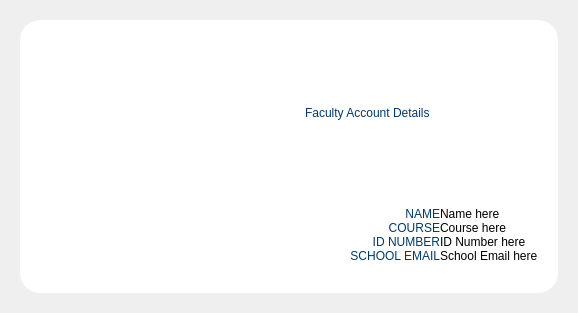
         <widget class="QWidget" name="account_page">
          <layout class="QHBoxLayout" name="horizontalLayout_31">
           <property name="leftMargin">
            <number>20</number>
           </property>
           <property name="topMargin">
            <number>20</number>
           </property>
           <property name="rightMargin">
            <number>20</number>
           </property>
           <property name="bottomMargin">
            <number>20</number>
           </property>
           <item>
            <widget class="QFrame" name="frame_76">
             <property name="styleSheet">
              <string notr="true">background-color: rgb(255, 255, 255);
border-radius: 20px;</string>
             </property>
             <property name="frameShape">
              <enum>QFrame::StyledPanel</enum>
             </property>
             <property name="frameShadow">
              <enum>QFrame::Raised</enum>
             </property>
             <layout class="QVBoxLayout" name="verticalLayout_13">
              <property name="spacing">
               <number>10</number>
              </property>
              <property name="leftMargin">
               <number>20</number>
              </property>
              <property name="rightMargin">
               <number>20</number>
              </property>
              <property name="bottomMargin">
               <number>30</number>
              </property>
              <item>
               <widget class="QFrame" name="frame_77">
                <property name="maximumSize">
                 <size>
                  <width>16777215</width>
                  <height>175</height>
                 </size>
                </property>
                <property name="frameShape">
                 <enum>QFrame::NoFrame</enum>
                </property>
                <property name="frameShadow">
                 <enum>QFrame::Plain</enum>
                </property>
                <layout class="QHBoxLayout" name="horizontalLayout_32">
                 <item>
                  <widget class="QFrame" name="frame_79">
                   <property name="frameShape">
                    <enum>QFrame::NoFrame</enum>
                   </property>
                   <property name="frameShadow">
                    <enum>QFrame::Plain</enum>
                   </property>
                  </widget>
                 </item>
                 <item>
                  <widget class="QLabel" name="label_11">
                   <property name="minimumSize">
                    <size>
                     <width>150</width>
                     <height>150</height>
                    </size>
                   </property>
                   <property name="maximumSize">
                    <size>
                     <width>150</width>
                     <height>150</height>
                    </size>
                   </property>
                   <property name="text">
                    <string/>
                   </property>
                   <property name="pixmap">
                    <pixmap>icons/PicsArt_04-13-11.17.06.png</pixmap>
                   </property>
                   <property name="scaledContents">
                    <bool>true</bool>
                   </property>
                  </widget>
                 </item>
                 <item>
                  <widget class="QFrame" name="frame_78">
                   <property name="frameShape">
                    <enum>QFrame::StyledPanel</enum>
                   </property>
                   <property name="frameShadow">
                    <enum>QFrame::Raised</enum>
                   </property>
                   <layout class="QVBoxLayout" name="verticalLayout_14">
                    <item>
                     <widget class="QLabel" name="label_13">
                      <property name="styleSheet">
                       <string notr="true">color: rgb(0, 58, 108);
font: 45pt &quot;Segoe UI&quot;;</string>
                      </property>
                      <property name="text">
                       <string>Faculty Account Details</string>
                      </property>
                     </widget>
                    </item>
                   </layout>
                  </widget>
                 </item>
                 <item>
                  <widget class="QFrame" name="frame_81">
                   <property name="frameShape">
                    <enum>QFrame::NoFrame</enum>
                   </property>
                   <property name="frameShadow">
                    <enum>QFrame::Plain</enum>
                   </property>
                  </widget>
                 </item>
                </layout>
               </widget>
              </item>
              <item>
               <widget class="QFrame" name="frame_80">
                <property name="styleSheet">
                 <string notr="true"/>
                </property>
                <property name="frameShape">
                 <enum>QFrame::NoFrame</enum>
                </property>
                <property name="frameShadow">
                 <enum>QFrame::Plain</enum>
                </property>
                <layout class="QHBoxLayout" name="horizontalLayout_33">
                 <property name="spacing">
                  <number>0</number>
                 </property>
                 <property name="leftMargin">
                  <number>0</number>
                 </property>
                 <property name="topMargin">
                  <number>0</number>
                 </property>
                 <property name="rightMargin">
                  <number>0</number>
                 </property>
                 <property name="bottomMargin">
                  <number>0</number>
                 </property>
                 <item>
                  <widget class="QFrame" name="frame_82">
                   <property name="minimumSize">
                    <size>
                     <width>400</width>
                     <height>0</height>
                    </size>
                   </property>
                   <property name="maximumSize">
                    <size>
                     <width>600</width>
                     <height>16777215</height>
                    </size>
                   </property>
                   <property name="frameShape">
                    <enum>QFrame::NoFrame</enum>
                   </property>
                   <property name="frameShadow">
                    <enum>QFrame::Plain</enum>
                   </property>
                   <layout class="QVBoxLayout" name="verticalLayout_15">
                    <property name="spacing">
                     <number>0</number>
                    </property>
                    <property name="leftMargin">
                     <number>0</number>
                    </property>
                    <property name="topMargin">
                     <number>0</number>
                    </property>
                    <property name="rightMargin">
                     <number>0</number>
                    </property>
                    <property name="bottomMargin">
                     <number>0</number>
                    </property>
                    <item>
                     <widget class="QLabel" name="label_14">
                      <property name="styleSheet">
                       <string notr="true">font: 14pt &quot;Segoe UI&quot;;
color: rgb(0, 58, 108);</string>
                      </property>
                      <property name="text">
                       <string>NAME</string>
                      </property>
                      <property name="alignment">
                       <set>Qt::AlignRight|Qt::AlignTrailing|Qt::AlignVCenter</set>
                      </property>
                     </widget>
                    </item>
                    <item>
                     <widget class="QLabel" name="label_15">
                      <property name="styleSheet">
                       <string notr="true">font: 14pt &quot;Segoe UI&quot;;
color: rgb(0, 58, 108);</string>
                      </property>
                      <property name="text">
                       <string>COURSE</string>
                      </property>
                      <property name="alignment">
                       <set>Qt::AlignRight|Qt::AlignTrailing|Qt::AlignVCenter</set>
                      </property>
                     </widget>
                    </item>
                    <item>
                     <widget class="QLabel" name="label_16">
                      <property name="styleSheet">
                       <string notr="true">font: 14pt &quot;Segoe UI&quot;;
color: rgb(0, 58, 108);</string>
                      </property>
                      <property name="text">
                       <string>ID NUMBER</string>
                      </property>
                      <property name="alignment">
                       <set>Qt::AlignRight|Qt::AlignTrailing|Qt::AlignVCenter</set>
                      </property>
                     </widget>
                    </item>
                    <item>
                     <widget class="QLabel" name="label_20">
                      <property name="styleSheet">
                       <string notr="true">font: 14pt &quot;Segoe UI&quot;;
color: rgb(0, 58, 108);</string>
                      </property>
                      <property name="text">
                       <string>SCHOOL EMAIL</string>
                      </property>
                      <property name="alignment">
                       <set>Qt::AlignRight|Qt::AlignTrailing|Qt::AlignVCenter</set>
                      </property>
                     </widget>
                    </item>
                    <item>
                     <widget class="QFrame" name="frame_85">
                      <property name="frameShape">
                       <enum>QFrame::NoFrame</enum>
                      </property>
                      <property name="frameShadow">
                       <enum>QFrame::Plain</enum>
                      </property>
                     </widget>
                    </item>
                   </layout>
                  </widget>
                 </item>
                 <item>
                  <widget class="QFrame" name="frame_84">
                   <property name="maximumSize">
                    <size>
                     <width>25</width>
                     <height>16777215</height>
                    </size>
                   </property>
                   <property name="frameShape">
                    <enum>QFrame::NoFrame</enum>
                   </property>
                   <property name="frameShadow">
                    <enum>QFrame::Plain</enum>
                   </property>
                  </widget>
                 </item>
                 <item>
                  <widget class="QFrame" name="frame_83">
                   <property name="styleSheet">
                    <string notr="true"/>
                   </property>
                   <property name="frameShape">
                    <enum>QFrame::NoFrame</enum>
                   </property>
                   <property name="frameShadow">
                    <enum>QFrame::Plain</enum>
                   </property>
                   <layout class="QVBoxLayout" name="verticalLayout_16">
                    <property name="spacing">
                     <number>0</number>
                    </property>
                    <property name="leftMargin">
                     <number>0</number>
                    </property>
                    <property name="topMargin">
                     <number>0</number>
                    </property>
                    <property name="rightMargin">
                     <number>0</number>
                    </property>
                    <property name="bottomMargin">
                     <number>0</number>
                    </property>
                    <item>
                     <widget class="QLabel" name="label_21">
                      <property name="styleSheet">
                       <string notr="true">font: 11pt &quot;Segoe UI&quot;;</string>
                      </property>
                      <property name="text">
                       <string>Name here</string>
                      </property>
                     </widget>
                    </item>
                    <item>
                     <widget class="QLabel" name="label_22">
                      <property name="styleSheet">
                       <string notr="true">font: 11pt &quot;Segoe UI&quot;;</string>
                      </property>
                      <property name="text">
                       <string>Course here</string>
                      </property>
                     </widget>
                    </item>
                    <item>
                     <widget class="QLabel" name="label_23">
                      <property name="styleSheet">
                       <string notr="true">font: 11pt &quot;Segoe UI&quot;;</string>
                      </property>
                      <property name="text">
                       <string>ID Number here</string>
                      </property>
                     </widget>
                    </item>
                    <item>
                     <widget class="QLabel" name="label_24">
                      <property name="styleSheet">
                       <string notr="true">font: 11pt &quot;Segoe UI&quot;;</string>
                      </property>
                      <property name="text">
                       <string>School Email here</string>
                      </property>
                     </widget>
                    </item>
                    <item>
                     <widget class="QFrame" name="frame_86">
                      <property name="frameShape">
                       <enum>QFrame::NoFrame</enum>
                      </property>
                      <property name="frameShadow">
                       <enum>QFrame::Plain</enum>
                      </property>
                     </widget>
                    </item>
                   </layout>
                  </widget>
                 </item>
                </layout>
               </widget>
              </item>
             </layout>
            </widget>
           </item>
          </layout>
         </widget>
